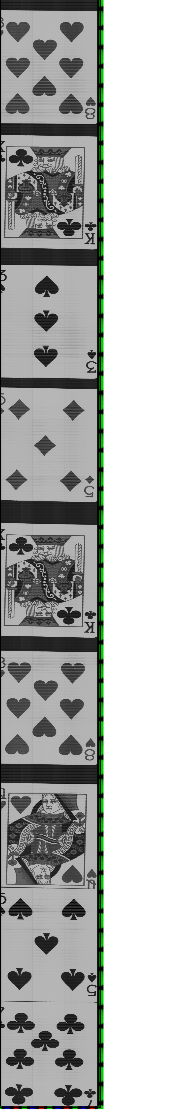
#> input picture Jungmin/cards.png, 176 x 1110 px
$ jupyter execute --allow-errors '1207 shape, number separate_raw.ipynb'
#> lines starting #> are read from the running program, lines starting #| are printed output that depends on the picture; after the words box and inside, x2 and y2 are one past the last pixel; in counts of white or black regions, pixels touching at a corner belong together
[cell 1]
import numpy as np
import cv2
import matplotlib.pyplot as plt
from numpy import linalg as LA
import os
import pandas as pd

[cell 2]
data_loc = '../dataset/'
#> (the rest of this cell did not finish here and is left out)

#> (a cell that did not finish here is left out)

#> (a cell that did not finish here is left out)

## 층화추출

#> (a cell that did not finish here is left out)

#> (a cell that did not finish here is left out)

#> (a cell that did not finish here is left out)

#> (a cell that did not finish here is left out)

## 전처리

[cell 9]
def pca(D, num=30):
    L = np.dot(D.T, D)
    w, v = LA.eig(L)


    # 고유값 0인거 제거
    zero_eigen = [i for i in range(len(w)) if abs(w[i]) <1e-4]
    j=0
    for i in zero_eigen:
        w = np.delete(w, i-j, axis=0)
        v = np.delete(v, i-j, axis=1)
        j+=1

    # 고유값 내림차순으로 정렬
    ww = np.sort(w.real)[::-1]
    index = np.argsort(w.real)[::-1]
    vv = np.array([v[:,i].real for i in list(index)]).T

    ww = ww[:num]
    vv = vv[:, :num]

    u = np.dot(D, vv)
    u = u/(LA.norm(u, axis=0))

    weight=np.dot(u.T,D)
    return u, weight

#> (a cell that did not finish here is left out)

#> (a cell that did not finish here is left out)

#> (a cell that did not finish here is left out)

[cell 13]
img = cv2.imread('cards.png', cv2.IMREAD_GRAYSCALE)
#> img: shape (1110, 176); min 0, max 255, mean 180.8
edge3 = cv2.Canny(img, 170, 200)
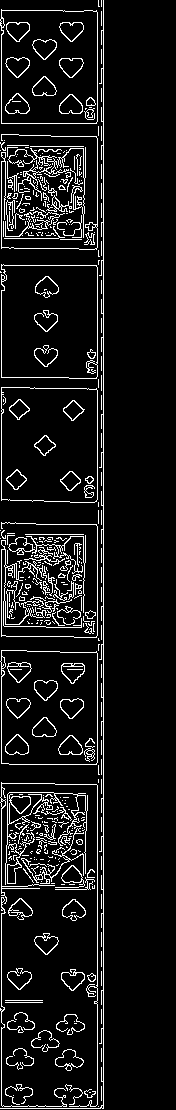
#> edge3: shape (1110, 176); 8.6% white in thin lines or dots, all inside (x1, y1, x2, y2) = (0, 0, 104, 1109)

contours, hierarchy = cv2.findContours(edge3.copy(), cv2.RETR_EXTERNAL, cv2.CHAIN_APPROX_SIMPLE)
#> contours = 377 contours, 342 with area under 20; largest, box (x1, y1, x2, y2) and area: (1, 387, 98, 503) 10841, (0, 650, 98, 765) 10827, (0, 9, 98, 124) 10823, (1, 264, 98, 379) 10736, (5, 211, 65, 237) 378
rects = [cv2.boundingRect(each) for each in contours]
#> rects = 377 items, first 6: (98, 1106, 1, 1), (13, 1095, 1, 1), (89, 1092, 2, 1), (84, 1089, 12, 9), (101, 1086, 1, 15), (65, 1084, 18, 21)
rects2 = [(x,y,w,h) for (x,y,w,h) in rects if ((w>=95)&(w<=100)&(h>=113)&(h<=117))]
#> rects2 = [(0, 650, 98, 115), (1, 522, 97, 116), (1, 387, 97, 116), (1, 264, 97, 115), (1, 134, 97, 116), (0, 9, 98, 115)]
i=0
#> (the rest of this cell did not finish here and is left out)


$ run again, with Jungmin/akmu.jpg saved as Jungmin/cards.png
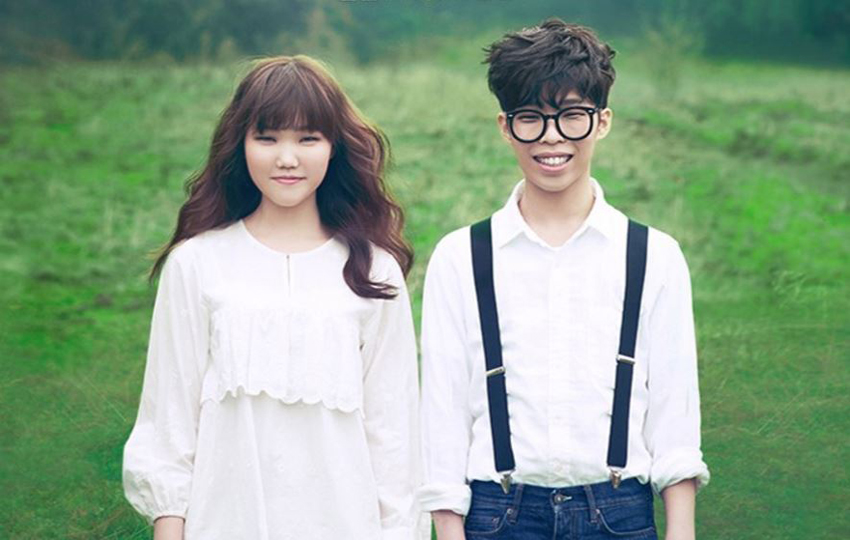
#> input picture Jungmin/akmu.jpg, 850 x 540 px
#> `img = cv2.imread('cards.png', cv2.IMREAD_GRAYSCALE)`:
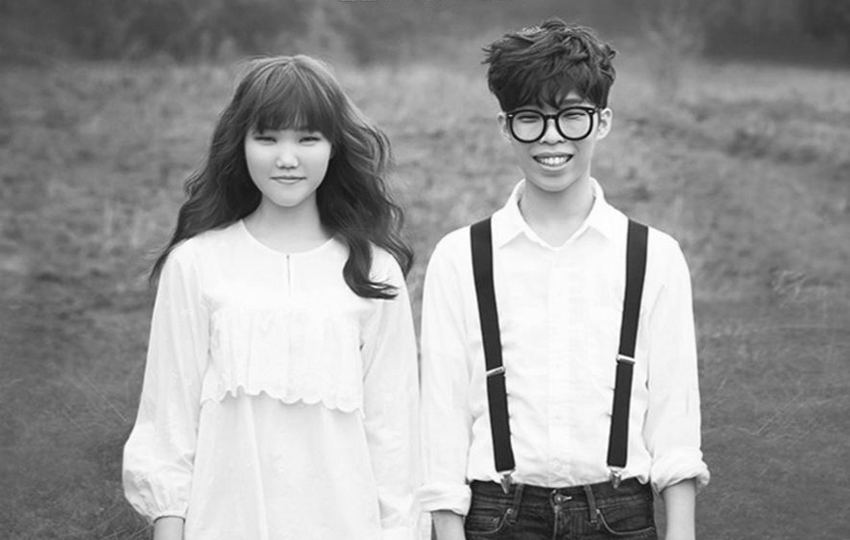
#> img: shape (540, 850); min 4, max 255, mean 153.4
#> `edge3 = cv2.Canny(img, 170, 200)`:
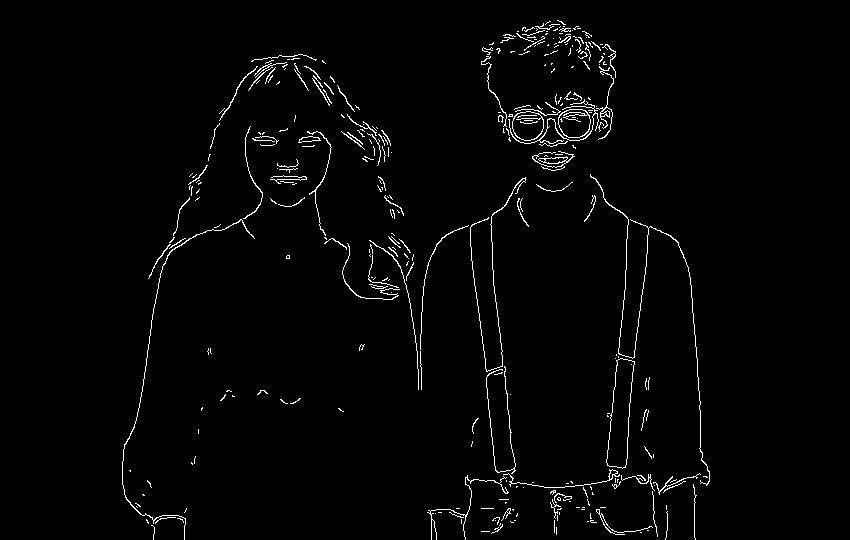
#> edge3: shape (540, 850); 1.9% white in thin lines or dots, all inside (x1, y1, x2, y2) = (122, 20, 710, 540)
#> contours = 326 contours, 305 with area under 20; largest, box (x1, y1, x2, y2) and area: (606, 358, 635, 469) 1916, (558, 109, 591, 138) 748, (512, 111, 544, 141) 732, (532, 151, 575, 168) 142, (298, 136, 321, 143) 76
#> rects = 326 items, first 6: (640, 532, 2, 1), (481, 531, 9, 1), (647, 530, 2, 1), (556, 527, 1, 8), (151, 525, 4, 15), (491, 524, 12, 10)
#> rects2 = []
#> after the loop `for rect in rects2:`: i = 0
